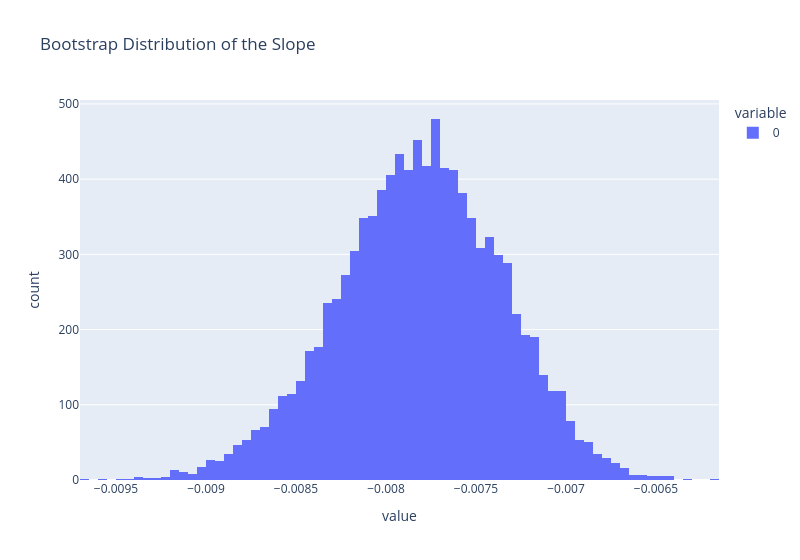

The notebook cell saved with this chart:
### Markdown cell above
After constructing many bootstrap slope estimates (in this case, 10,000), we can visualize the distribution of these estimates.

````{dropdown} Click to see the code
```python
#Construct 10,000 bootstrap slope estimates
bs_thetas = bootstrap(mpg_sample, estimator, 10000)

#Visualize the distribution of these estimates
px.histogram(bs_thetas, title='Bootstrap Distribution of the Slope', 
             width=800)
```
````

### Code cell
#Construct 10,000 bootstrap slope estimates
bs_thetas = bootstrap(mpg_sample, estimator, 10000)

#Visualize the distribution of these estimates
px.histogram(bs_thetas, title='Bootstrap Distribution of the Slope', 
             width=800)

### Figure 1 — Plotly figure (JSON) as saved in the notebook; plotly's stock layout.template omitted (floating-point values rounded to 4 significant figures; data arrays with more than 128 entries replaced by an {"elided": "..."} marker saying what was removed)
{"data": [{"bingroup": "x", "hovertemplate": "variable=0<br>value=%{x}<br>count=%{y}<extra></extra>", "legendgroup": "0", "marker": {"color": "#636efa", "pattern": {"shape": ""}}, "name": "0", "orientation": "v", "showlegend": true, "type": "histogram", "x": {"elided": "10000 float values"}, "xaxis": "x", "yaxis": "y"}], "layout": {"barmode": "relative", "legend": {"title": {"text": "variable"}, "tracegroupgap": 0}, "title": {"text": "Bootstrap Distribution of the Slope"}, "width": 800, "xaxis": {"anchor": "y", "domain": [0.0, 1.0], "title": {"text": "value"}}, "yaxis": {"anchor": "x", "domain": [0.0, 1.0], "title": {"text": "count"}}}}
